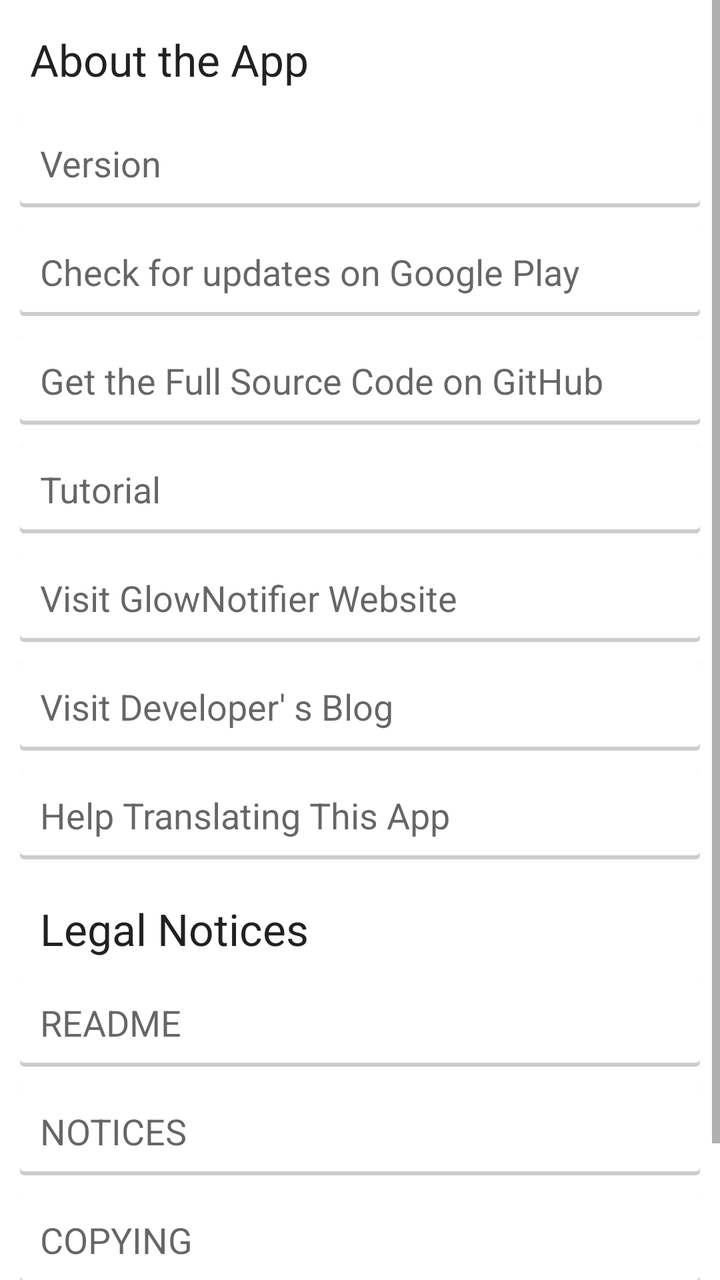
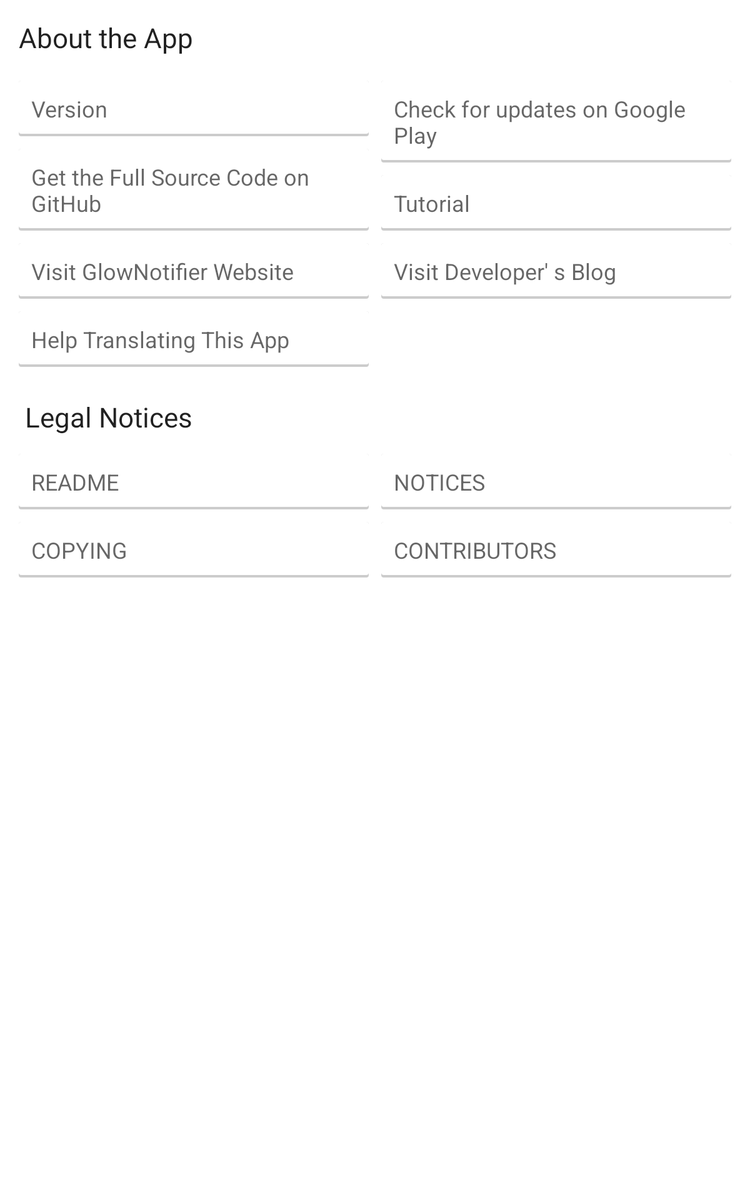

The same Android screen from two of the app's own layout files: first res/layout/ as a phone draws it, then the repository's variant for another configuration, drawn on a device whose configuration selects that folder. Both files follow.
<!-- AndroidManifest.xml: application theme Theme.Gray -->
<!-- res/layout/activity_appinfo.xml -->
<FrameLayout xmlns:android="http://schemas.android.com/apk/res/android"
    android:layout_width="match_parent"
    android:layout_height="match_parent"
    android:background="@drawable/ab_solid_gray"
    android:fitsSystemWindows="true" >

    <ScrollView xmlns:android="http://schemas.android.com/apk/res/android"
        xmlns:tools="http://schemas.android.com/tools"
        android:layout_width="fill_parent"
        android:layout_height="fill_parent"
        android:background="@android:color/white">

    <LinearLayout
        android:layout_width="fill_parent"
        android:layout_height="fill_parent"
        android:orientation="vertical"
        android:layout_marginTop="10dp"
        android:layout_marginLeft="10dp"
        android:layout_marginRight="10dp"
        android:paddingBottom="20dp">

    <TextView
        android:layout_width="wrap_content"
        android:layout_height="wrap_content"
        android:textAppearance="?android:attr/textAppearanceLarge"
        android:text="@string/appinfo"
        android:id="@+id/textView"
        android:padding="5dp"/>

    <TextView
        android:layout_width="match_parent"
        android:layout_height="wrap_content"
        android:textAppearance="?android:attr/textAppearanceMedium"
        android:text="Version"
        android:id="@+id/version"
        android:background="@drawable/cardbg"
        android:padding="10dp"
        android:layout_marginTop="10dp"/>

    <TextView
        android:layout_width="match_parent"
        android:layout_height="wrap_content"
        android:textAppearance="?android:attr/textAppearanceMedium"
        android:text="@string/update"
        android:id="@+id/update"
        android:background="@drawable/cardbg"
        android:padding="10dp"
        android:layout_marginTop="10dp"/>

    <TextView
        android:layout_width="match_parent"
        android:layout_height="wrap_content"
        android:textAppearance="?android:attr/textAppearanceMedium"
        android:text="@string/src"
        android:id="@+id/src"
        android:background="@drawable/cardbg"
        android:padding="10dp"
        android:layout_marginTop="10dp"/>

        <TextView
            android:layout_width="match_parent"
            android:layout_height="wrap_content"
            android:textAppearance="?android:attr/textAppearanceMedium"
            android:text="@string/tutorial"
            android:id="@+id/tutorial"
            android:background="@drawable/cardbg"
            android:padding="10dp"
            android:layout_marginTop="10dp"/>

        <TextView
            android:layout_width="match_parent"
            android:layout_height="wrap_content"
            android:textAppearance="?android:attr/textAppearanceMedium"
            android:text="@string/visit"
            android:id="@+id/visit"
            android:background="@drawable/cardbg"
            android:padding="10dp"
            android:layout_marginTop="10dp"/>

        <TextView
            android:layout_width="match_parent"
            android:layout_height="wrap_content"
            android:textAppearance="?android:attr/textAppearanceMedium"
            android:text="@string/blog"
            android:id="@+id/blog"
            android:background="@drawable/cardbg"
            android:padding="10dp"
            android:layout_marginTop="10dp"/>

        <TextView
            android:layout_width="match_parent"
            android:layout_height="wrap_content"
            android:textAppearance="?android:attr/textAppearanceMedium"
            android:text="@string/translate"
            android:id="@+id/translate"
            android:background="@drawable/cardbg"
            android:padding="10dp"
            android:layout_marginTop="10dp"/>

    <TextView
        android:layout_marginTop="20dp"
        android:paddingLeft="10dp"
        android:paddingRight="10dp"
        android:layout_width="wrap_content"
        android:layout_height="wrap_content"
        android:textAppearance="?android:attr/textAppearanceLarge"
        android:text="@string/legal"
        android:id="@+id/docs" />

    <TextView
        android:paddingTop="10dp"
        android:paddingBottom="10dp"
        android:paddingLeft="10dp"
        android:paddingRight="10dp"
        android:layout_marginTop="10dp"
        android:layout_width="fill_parent"
        android:layout_height="wrap_content"
        android:textAppearance="?android:attr/textAppearanceMedium"
        android:text="README"
        android:id="@+id/readme"
        android:background="@drawable/cardbg"/>

    <TextView
        android:paddingTop="10dp"
        android:paddingBottom="10dp"
        android:paddingLeft="10dp"
        android:paddingRight="10dp"
        android:layout_marginTop="10dp"
        android:layout_width="fill_parent"
        android:layout_height="wrap_content"
        android:textAppearance="?android:attr/textAppearanceMedium"
        android:text="NOTICES"
        android:id="@+id/notices"
        android:background="@drawable/cardbg"/>

    <TextView
        android:paddingTop="10dp"
        android:paddingBottom="10dp"
        android:paddingLeft="10dp"
        android:paddingRight="10dp"
        android:layout_marginTop="10dp"
        android:layout_width="fill_parent"
        android:layout_height="wrap_content"
        android:textAppearance="?android:attr/textAppearanceMedium"
        android:text="COPYING"
        android:id="@+id/copying"
        android:background="@drawable/cardbg"/>

    <TextView
        android:paddingTop="10dp"
        android:paddingBottom="10dp"
        android:paddingLeft="10dp"
        android:paddingRight="10dp"
        android:layout_marginTop="10dp"
        android:layout_width="fill_parent"
        android:layout_height="wrap_content"
        android:textAppearance="?android:attr/textAppearanceMedium"
        android:text="CONTRIBUTORS"
        android:id="@+id/contrubutors"
        android:background="@drawable/cardbg"/>


    </LinearLayout>
</ScrollView>
    </FrameLayout>
<!-- resources referenced by this layout -->
<resources>
  <string name="appinfo">About the App</string>
  <string name="blog">Visit Developer\'\ s Blog</string>
  <string name="legal">Legal Notices</string>
  <string name="src">Get the Full Source Code on GitHub</string>
  <string name="translate">Help Translating This App</string>
  <string name="tutorial">Tutorial</string>
  <string name="update">Check for updates on Google Play</string>
  <string name="visit">Visit GlowNotifier Website</string>
  <!-- drawable selectable_background_gray (drawable) -->
  <?xml version="1.0" encoding="utf-8"?>
  <selector xmlns:android="http://schemas.android.com/apk/res/android"
          android:exitFadeDuration="@android:integer/config_mediumAnimTime" >
      <item android:state_pressed="false" android:state_focused="true" android:drawable="@drawable/list_focused_gray" />
      <item android:state_pressed="true" android:drawable="@drawable/list_pressed_gray" />
      <item android:drawable="@android:color/transparent" />
  </selector>
  <style name="PopupMenu.Gray" parent="@style/Widget.AppCompat.PopupMenu">	
          <item name="android:popupBackground">@drawable/menu_dropdown_panel_gray</item>	
      </style>
  <style name="DropDownListView.Gray" parent="@style/Widget.AppCompat.ListView.DropDown">
          <item name="android:listSelector">@drawable/selectable_background_gray</item>
      </style>
  <style name="ActionBarTabStyle.Gray" parent="@style/Widget.AppCompat.ActionBar.TabView">
          <item name="android:background">@drawable/tab_indicator_ab_gray</item>
      </style>
  <style name="DropDownNav.Gray" parent="@style/Widget.AppCompat.Spinner.DropDown.ActionBar">
          <item name="android:background">@drawable/spinner_background_ab_gray</item>
          <item name="android:popupBackground">@drawable/menu_dropdown_panel_gray</item>
          <item name="android:dropDownSelector">@drawable/selectable_background_gray</item>
      </style>
  <!-- from res/values-v19/ -->
  <style name="ActionBar.Solid.Gray" parent="@style/Widget.AppCompat.Light.ActionBar.Solid.Inverse">
          <item name="android:background">@drawable/ab_solid_gray</item>
          <item name="android:backgroundStacked">@drawable/ab_stacked_solid_gray</item>
          <item name="android:backgroundSplit">@drawable/ab_bottom_solid_gray</item>
          <item name="android:progressBarStyle">@style/ProgressBar.Gray</item>
      </style>
  <style name="ActionButton.CloseMode.Gray" parent="@style/Widget.AppCompat.ActionButton.CloseMode">
          <item name="android:background">@drawable/btn_cab_done_gray</item>
      </style>
  <!-- from res/values-v19/ -->
  <style name="Theme.Gray.Widget" parent="@style/Theme.AppCompat">
          <item name="android:popupMenuStyle">@style/PopupMenu.Gray</item>
          <item name="android:dropDownListViewStyle">@style/DropDownListView.Gray</item>
      </style>
  <style name="ProgressBar.Gray" parent="@style/Widget.AppCompat.ProgressBar.Horizontal">
          <item name="android:progressDrawable">@drawable/progress_horizontal_gray</item>
      </style>
  <!-- drawable btn_cab_done_gray (drawable) -->
  <?xml version="1.0" encoding="utf-8"?>
  <selector xmlns:android="http://schemas.android.com/apk/res/android">
      <item android:state_pressed="true"
          android:drawable="@drawable/btn_cab_done_pressed_gray" />
      <item android:state_focused="true" android:state_enabled="true"
          android:drawable="@drawable/btn_cab_done_focused_gray" />
      <item android:state_enabled="true"
          android:drawable="@drawable/btn_cab_done_default_gray" />
  </selector>
  <!-- some entries are left out for length -->
</resources>
<!-- res/layout-sw600dp/activity_appinfo.xml (the repository's variant of the layout above) -->
<!-- drawn on a 7-inch tablet held upright -->
<FrameLayout xmlns:android="http://schemas.android.com/apk/res/android"
    android:layout_width="match_parent"
    android:layout_height="match_parent"
    android:background="@drawable/ab_solid_gray"
    android:fitsSystemWindows="true" >


<ScrollView xmlns:android="http://schemas.android.com/apk/res/android"
    xmlns:tools="http://schemas.android.com/tools"
    android:layout_width="fill_parent"
    android:layout_height="fill_parent"
    android:background="@android:color/white">

    <LinearLayout android:layout_width="fill_parent"
        android:layout_height="fill_parent"
        android:orientation="vertical"
        android:layout_margin="10dp">

        <TextView
            android:layout_width="wrap_content"
            android:layout_height="wrap_content"
            android:textAppearance="?android:attr/textAppearanceLarge"
            android:text="@string/appinfo"
            android:id="@+id/textView"
            android:padding="5dp"/>
        <LinearLayout android:layout_width="fill_parent"
            android:layout_height="fill_parent"
            android:orientation="horizontal" >
            <LinearLayout android:layout_width="0dp"
                android:layout_height="fill_parent"
                android:layout_weight="1"
                android:orientation="vertical"
                android:layout_margin="5dp">
                
                <TextView
                    android:layout_width="match_parent"
                    android:layout_height="wrap_content"
                    android:textAppearance="?android:attr/textAppearanceMedium"
                    android:text="Version"
                    android:id="@+id/version"
                    android:background="@drawable/cardbg"
                    android:padding="10dp"
                    android:layout_marginTop="10dp"/>
                <TextView
                    android:layout_width="match_parent"
                    android:layout_height="wrap_content"
                    android:textAppearance="?android:attr/textAppearanceMedium"
                    android:text="@string/src"
                    android:id="@+id/src"
                    android:background="@drawable/cardbg"
                    android:padding="10dp"
                    android:layout_marginTop="10dp"/>
                <TextView
                    android:layout_width="match_parent"
                    android:layout_height="wrap_content"
                    android:textAppearance="?android:attr/textAppearanceMedium"
                    android:text="@string/visit"
                    android:id="@+id/visit"
                    android:background="@drawable/cardbg"
                    android:padding="10dp"
                    android:layout_marginTop="10dp"/>

                <TextView
                    android:layout_width="match_parent"
                    android:layout_height="wrap_content"
                    android:textAppearance="?android:attr/textAppearanceMedium"
                    android:text="@string/translate"
                    android:id="@+id/translate"
                    android:background="@drawable/cardbg"
                    android:padding="10dp"
                    android:layout_marginTop="10dp"/>
            </LinearLayout>
            <LinearLayout android:layout_width="0dp"
                android:layout_height="fill_parent"
                android:layout_weight="1"
                android:orientation="vertical"
                android:layout_margin="5dp">
                
                <TextView
                    android:layout_width="match_parent"
                    android:layout_height="wrap_content"
                    android:textAppearance="?android:attr/textAppearanceMedium"
                    android:text="@string/update"
                    android:id="@+id/update"
                    android:background="@drawable/cardbg"
                    android:padding="10dp"
                    android:layout_marginTop="10dp"/>
                <TextView
                    android:layout_width="match_parent"
                    android:layout_height="wrap_content"
                    android:textAppearance="?android:attr/textAppearanceMedium"
                    android:text="@string/tutorial"
                    android:id="@+id/tutorial"
                    android:background="@drawable/cardbg"
                    android:padding="10dp"
                    android:layout_marginTop="10dp"/>
                <TextView
                    android:layout_width="match_parent"
                    android:layout_height="wrap_content"
                    android:textAppearance="?android:attr/textAppearanceMedium"
                    android:text="@string/blog"
                    android:id="@+id/blog"
                    android:background="@drawable/cardbg"
                    android:padding="10dp"
                    android:layout_marginTop="10dp"/>
            </LinearLayout>
        </LinearLayout>
        <TextView
            android:layout_marginTop="20dp"
            android:paddingLeft="10dp"
            android:paddingRight="10dp"
            android:layout_width="wrap_content"
            android:layout_height="wrap_content"
            android:textAppearance="?android:attr/textAppearanceLarge"
            android:text="@string/legal"
            android:id="@+id/docs" />
        <LinearLayout android:layout_width="fill_parent"
            android:layout_height="fill_parent"
            android:orientation="horizontal" >
            <LinearLayout android:layout_width="0dp"
                android:layout_height="fill_parent"
                android:layout_weight="1"
                android:orientation="vertical"
                android:layout_margin="5dp">
                
                <TextView
                    android:paddingTop="10dp"
                    android:paddingBottom="10dp"
                    android:paddingLeft="10dp"
                    android:paddingRight="10dp"
                    android:layout_marginTop="10dp"
                    android:layout_width="fill_parent"
                    android:layout_height="wrap_content"
                    android:textAppearance="?android:attr/textAppearanceMedium"
                    android:text="README"
                    android:id="@+id/readme"
                    android:background="@drawable/cardbg"/>
                <TextView
                    android:paddingTop="10dp"
                    android:paddingBottom="10dp"
                    android:paddingLeft="10dp"
                    android:paddingRight="10dp"
                    android:layout_marginTop="10dp"
                    android:layout_width="fill_parent"
                    android:layout_height="wrap_content"
                    android:textAppearance="?android:attr/textAppearanceMedium"
                    android:text="COPYING"
                    android:id="@+id/copying"
                    android:background="@drawable/cardbg"/>
            </LinearLayout>
            <LinearLayout android:layout_width="0dp"
                android:layout_height="fill_parent"
                android:layout_weight="1"
                android:orientation="vertical"
                android:layout_margin="5dp">
                
                <TextView
                    android:paddingTop="10dp"
                    android:paddingBottom="10dp"
                    android:paddingLeft="10dp"
                    android:paddingRight="10dp"
                    android:layout_marginTop="10dp"
                    android:layout_width="fill_parent"
                    android:layout_height="wrap_content"
                    android:textAppearance="?android:attr/textAppearanceMedium"
                    android:text="NOTICES"
                    android:id="@+id/notices"
                    android:background="@drawable/cardbg"/>
                <TextView
                    android:paddingTop="10dp"
                    android:paddingBottom="10dp"
                    android:paddingLeft="10dp"
                    android:paddingRight="10dp"
                    android:layout_marginTop="10dp"
                    android:layout_width="fill_parent"
                    android:layout_height="wrap_content"
                    android:textAppearance="?android:attr/textAppearanceMedium"
                    android:text="CONTRIBUTORS"
                    android:id="@+id/contrubutors"
                    android:background="@drawable/cardbg"/>
            </LinearLayout>
        </LinearLayout>
    </LinearLayout>
</ScrollView>
    </FrameLayout>
